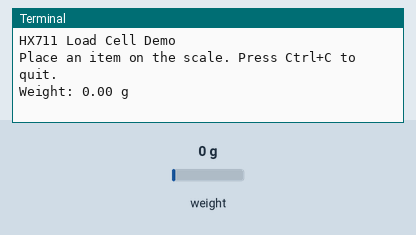
This program was run on a simulated Raspberry Pi (BCM pin numbers). Parts: the last lines printed to the terminal. Inputs (shaded band) come from the test bench; at power-on: weight on the scale 0 g.

Above: at 4.1 s.
4.2 s: weight on the scale set to 100 g
At 5.6 s:
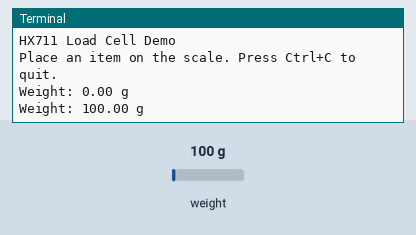
5.7 s: weight on the scale set to 1250 g
At 7.6 s:
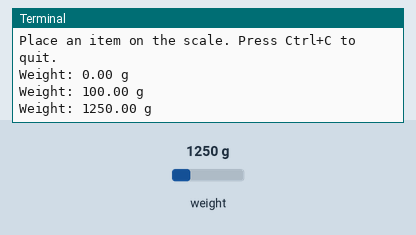
Timing chart, 0 to 9.1 s (numbered marks = the images above; inputs shaded):
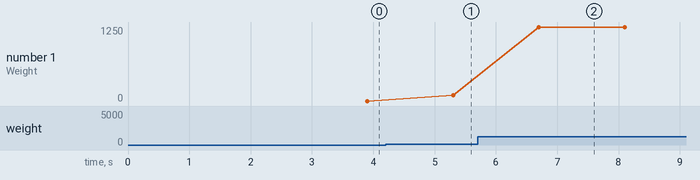

Measured:
- after the input at 4.2 s, the terminal: prints a new line after 1.1 s (image 1)
- after the input at 5.7 s, the terminal: prints a new line after 1.0 s (image 2)
- plotted number 1: 0 → 100 after the input at 4.2 s, 100 → 1250 after the input at 5.7 s

The program:

example.py
```python
# Python script for Raspberry Pi using the hx711 pip package: configures GPIO pins, zeros the scale, sets a scale ratio, and prints averaged weight readings in grams in a loop until interrupted.
#
# Buy this module: https://shillehtek.com/products/hx711-weighing-pressure-sensor-module-large-presoldered
# Full manual: https://shillehtek.com/blogs/shillehtek-product-manuals/hx711-weighing-pressure-sensor-module-large-presoldered-manual
# More examples: https://github.com/shillehbean/shillehtek-examples
#

#!/usr/bin/env python3
# HX711 Load Cell Amplifier - Raspberry Pi Example
# Install: pip3 install hx711
# DT  -> GPIO 5  (physical pin 29)
# SCK -> GPIO 6  (physical pin 31)

import RPi.GPIO as GPIO
import time
from hx711 import HX711

GPIO.setmode(GPIO.BCM)

DT_PIN  = 5
SCK_PIN = 6

hx = HX711(dout_pin=DT_PIN, pd_sck_pin=SCK_PIN)

# Reset and tare
hx.reset()
hx.zero(readings=30)

# Replace with your calibrated scale factor (raw_value / known_weight_in_grams)
SCALE_FACTOR = 102.372
hx.set_scale_ratio(SCALE_FACTOR)

print("HX711 Load Cell Demo")
print("Place an item on the scale. Press Ctrl+C to quit.")

try:
    while True:
        weight = hx.get_weight_mean(readings=10)
        print("Weight: {:.2f} g".format(weight))
        time.sleep(0.5)
except (KeyboardInterrupt, SystemExit):
    print("\nStopped by user")
finally:
    GPIO.cleanup()
```
